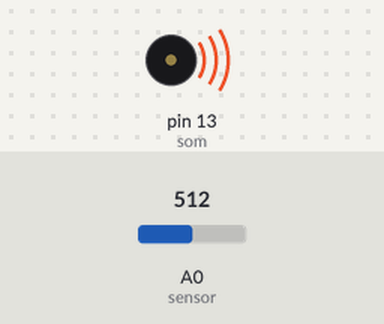
Simulated run of this sketch. Board: Arduino Uno, built with avr-gcc and run on an emulated ATmega328P. On the bench: buzzer (waves = sounding). Inputs (shaded band) come from the test bench; at power-on: A0 (sensor) = 512.

Above: at 1.8 s.
1.9 s: A0 (sensor) set to 314
3.4 s: A0 (sensor) set to 281
At 4.9 s:
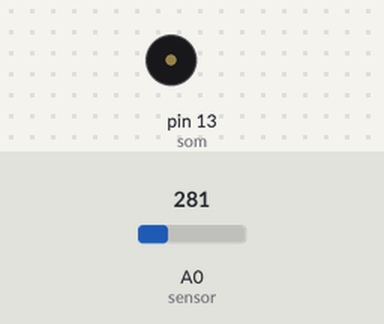
5.5 s: A0 (sensor) set to 306
At 6.8 s:
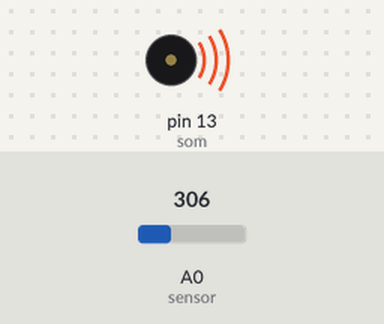
8.0 s: A0 (sensor) set to 122
At 9.5 s:
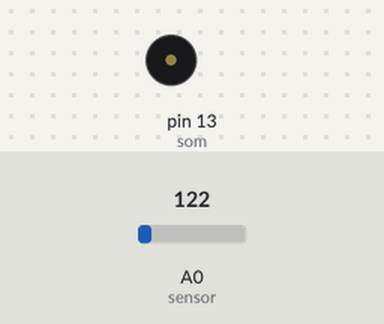
Timing chart, 0 to 11.0 s (numbered marks = the images above; inputs shaded):
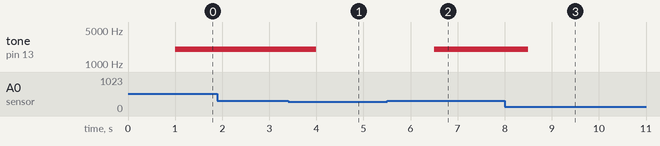

The sketch:

AlarmeTemperatura.ino
```cpp
int sensor = 0;
float temperatura = 0;
int adc = 0;

int som = 13;

void setup()
{
 analogReference(INTERNAL);
 pinMode(som, OUTPUT);
}

void loop()
{
  adc = analogRead(sensor);
  temperatura = adc * 0.1075268817204301;

  if(temperatura > 32)
  {
    delay(1000);
    if(temperatura >32)
   {
     tone(som, 2000);
   }
  }

    else
    {
    noTone(som);
    }
}
```

Measured:
- the behaviour switches between 298 and 297 on A0 (sensor) (found by bisection; images 0 and 1)
- after the input at 1.9 s, every drawn part: stays the same
- after the input at 3.4 s, tone on pin 13 (som): 2000 Hz → silent after 0.60 s
- after the input at 5.5 s, tone on pin 13 (som): silent → 2000 Hz after 1.0 s
- after the input at 8.0 s, tone on pin 13 (som): 2000 Hz → silent after 0.50 s
